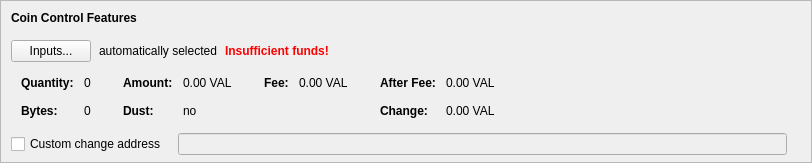
      <widget class="QFrame" name="frameCoinControl">
       <property name="sizePolicy">
        <sizepolicy hsizetype="Expanding" vsizetype="Fixed">
         <horstretch>0</horstretch>
         <verstretch>0</verstretch>
        </sizepolicy>
       </property>
       <property name="maximumSize">
        <size>
         <width>16777215</width>
         <height>16777215</height>
        </size>
       </property>
       <property name="frameShape">
        <enum>QFrame::StyledPanel</enum>
       </property>
       <property name="frameShadow">
        <enum>QFrame::Sunken</enum>
       </property>
       <layout class="QVBoxLayout" name="verticalLayoutCoinControl2">
        <property name="spacing">
         <number>0</number>
        </property>
        <property name="leftMargin">
         <number>0</number>
        </property>
        <property name="topMargin">
         <number>0</number>
        </property>
        <property name="rightMargin">
         <number>0</number>
        </property>
        <property name="bottomMargin">
         <number>6</number>
        </property>
        <item>
         <layout class="QVBoxLayout" name="verticalLayoutCoinControl" stretch="0,0,0,0,0">
          <property name="spacing">
           <number>0</number>
          </property>
          <property name="leftMargin">
           <number>10</number>
          </property>
          <property name="topMargin">
           <number>10</number>
          </property>
          <item>
           <layout class="QHBoxLayout" name="horizontalLayoutCoinControl1">
            <property name="bottomMargin">
             <number>15</number>
            </property>
            <item>
             <widget class="QLabel" name="labelCoinControlFeatures">
              <property name="sizePolicy">
               <sizepolicy hsizetype="Preferred" vsizetype="Maximum">
                <horstretch>0</horstretch>
                <verstretch>0</verstretch>
               </sizepolicy>
              </property>
              <property name="font">
               <font>
                <weight>75</weight>
                <bold>true</bold>
               </font>
              </property>
              <property name="styleSheet">
               <string notr="true">font-weight:bold;</string>
              </property>
              <property name="text">
               <string>Coin Control Features</string>
              </property>
             </widget>
            </item>
           </layout>
          </item>
          <item>
           <layout class="QHBoxLayout" name="horizontalLayoutCoinControl2" stretch="0,0,0,0">
            <property name="spacing">
             <number>8</number>
            </property>
            <property name="bottomMargin">
             <number>10</number>
            </property>
            <item>
             <widget class="QPushButton" name="pushButtonCoinControl">
              <property name="styleSheet">
               <string notr="true"/>
              </property>
              <property name="text">
               <string>Inputs...</string>
              </property>
              <property name="autoDefault">
               <bool>false</bool>
              </property>
             </widget>
            </item>
            <item>
             <widget class="QLabel" name="labelCoinControlAutomaticallySelected">
              <property name="text">
               <string>automatically selected</string>
              </property>
              <property name="margin">
               <number>5</number>
              </property>
             </widget>
            </item>
            <item>
             <widget class="QLabel" name="labelCoinControlInsuffFunds">
              <property name="font">
               <font>
                <weight>75</weight>
                <bold>true</bold>
               </font>
              </property>
              <property name="styleSheet">
               <string notr="true">color:red;font-weight:bold;</string>
              </property>
              <property name="text">
               <string>Insufficient funds!</string>
              </property>
              <property name="margin">
               <number>5</number>
              </property>
             </widget>
            </item>
            <item>
             <spacer name="horizontalSpacerCoinControl">
              <property name="orientation">
               <enum>Qt::Horizontal</enum>
              </property>
              <property name="sizeHint" stdset="0">
               <size>
                <width>40</width>
                <height>1</height>
               </size>
              </property>
             </spacer>
            </item>
           </layout>
          </item>
          <item>
           <widget class="QWidget" name="widgetCoinControl" native="true">
            <property name="sizePolicy">
             <sizepolicy hsizetype="Preferred" vsizetype="Preferred">
              <horstretch>0</horstretch>
              <verstretch>0</verstretch>
             </sizepolicy>
            </property>
            <property name="minimumSize">
             <size>
              <width>0</width>
              <height>0</height>
             </size>
            </property>
            <property name="styleSheet">
             <string notr="true"/>
            </property>
            <layout class="QHBoxLayout" name="horizontalLayoutCoinControl5">
             <property name="leftMargin">
              <number>0</number>
             </property>
             <property name="topMargin">
              <number>0</number>
             </property>
             <property name="rightMargin">
              <number>0</number>
             </property>
             <property name="bottomMargin">
              <number>0</number>
             </property>
             <item>
              <layout class="QHBoxLayout" name="horizontalLayoutCoinControl3" stretch="0,0,0,1">
               <property name="spacing">
                <number>20</number>
               </property>
               <property name="topMargin">
                <number>0</number>
               </property>
               <property name="bottomMargin">
                <number>10</number>
               </property>
               <item>
                <layout class="QFormLayout" name="formLayoutCoinControl1">
                 <property name="horizontalSpacing">
                  <number>10</number>
                 </property>
                 <property name="verticalSpacing">
                  <number>14</number>
                 </property>
                 <property name="leftMargin">
                  <number>10</number>
                 </property>
                 <property name="topMargin">
                  <number>4</number>
                 </property>
                 <property name="rightMargin">
                  <number>6</number>
                 </property>
                 <item row="0" column="0">
                  <widget class="QLabel" name="labelCoinControlQuantityText">
                   <property name="font">
                    <font>
                     <weight>75</weight>
                     <bold>true</bold>
                    </font>
                   </property>
                   <property name="text">
                    <string>Quantity:</string>
                   </property>
                   <property name="margin">
                    <number>0</number>
                   </property>
                  </widget>
                 </item>
                 <item row="0" column="1">
                  <widget class="QLabel" name="labelCoinControlQuantity">
                   <property name="cursor">
                    <cursorShape>IBeamCursor</cursorShape>
                   </property>
                   <property name="contextMenuPolicy">
                    <enum>Qt::ActionsContextMenu</enum>
                   </property>
                   <property name="text">
                    <string notr="true">0</string>
                   </property>
                   <property name="margin">
                    <number>0</number>
                   </property>
                   <property name="textInteractionFlags">
                    <set>Qt::LinksAccessibleByMouse|Qt::TextSelectableByKeyboard|Qt::TextSelectableByMouse</set>
                   </property>
                  </widget>
                 </item>
                 <item row="1" column="0">
                  <widget class="QLabel" name="labelCoinControlBytesText">
                   <property name="font">
                    <font>
                     <weight>75</weight>
                     <bold>true</bold>
                    </font>
                   </property>
                   <property name="text">
                    <string>Bytes:</string>
                   </property>
                  </widget>
                 </item>
                 <item row="1" column="1">
                  <widget class="QLabel" name="labelCoinControlBytes">
                   <property name="cursor">
                    <cursorShape>IBeamCursor</cursorShape>
                   </property>
                   <property name="contextMenuPolicy">
                    <enum>Qt::ActionsContextMenu</enum>
                   </property>
                   <property name="text">
                    <string notr="true">0</string>
                   </property>
                   <property name="textInteractionFlags">
                    <set>Qt::LinksAccessibleByMouse|Qt::TextSelectableByKeyboard|Qt::TextSelectableByMouse</set>
                   </property>
                  </widget>
                 </item>
                </layout>
               </item>
               <item>
                <layout class="QFormLayout" name="formLayoutCoinControl2">
                 <property name="horizontalSpacing">
                  <number>10</number>
                 </property>
                 <property name="verticalSpacing">
                  <number>14</number>
                 </property>
                 <property name="leftMargin">
                  <number>6</number>
                 </property>
                 <property name="topMargin">
                  <number>4</number>
                 </property>
                 <property name="rightMargin">
                  <number>6</number>
                 </property>
                 <item row="0" column="0">
                  <widget class="QLabel" name="labelCoinControlAmountText">
                   <property name="font">
                    <font>
                     <weight>75</weight>
                     <bold>true</bold>
                    </font>
                   </property>
                   <property name="text">
                    <string>Amount:</string>
                   </property>
                   <property name="margin">
                    <number>0</number>
                   </property>
                  </widget>
                 </item>
                 <item row="0" column="1">
                  <widget class="QLabel" name="labelCoinControlAmount">
                   <property name="cursor">
                    <cursorShape>IBeamCursor</cursorShape>
                   </property>
                   <property name="contextMenuPolicy">
                    <enum>Qt::ActionsContextMenu</enum>
                   </property>
                   <property name="text">
                    <string notr="true">0.00 VAL</string>
                   </property>
                   <property name="textInteractionFlags">
                    <set>Qt::LinksAccessibleByMouse|Qt::TextSelectableByKeyboard|Qt::TextSelectableByMouse</set>
                   </property>
                  </widget>
                 </item>
                 <item row="1" column="0">
                  <widget class="QLabel" name="labelCoinControlLowOutputText">
                   <property name="font">
                    <font>
                     <weight>75</weight>
                     <bold>true</bold>
                    </font>
                   </property>
                   <property name="text">
                    <string>Dust:</string>
                   </property>
                  </widget>
                 </item>
                 <item row="1" column="1">
                  <widget class="QLabel" name="labelCoinControlLowOutput">
                   <property name="cursor">
                    <cursorShape>IBeamCursor</cursorShape>
                   </property>
                   <property name="contextMenuPolicy">
                    <enum>Qt::ActionsContextMenu</enum>
                   </property>
                   <property name="text">
                    <string notr="true">no</string>
                   </property>
                   <property name="textInteractionFlags">
                    <set>Qt::LinksAccessibleByMouse|Qt::TextSelectableByKeyboard|Qt::TextSelectableByMouse</set>
                   </property>
                  </widget>
                 </item>
                </layout>
               </item>
               <item>
                <layout class="QFormLayout" name="formLayoutCoinControl3">
                 <property name="horizontalSpacing">
                  <number>10</number>
                 </property>
                 <property name="verticalSpacing">
                  <number>14</number>
                 </property>
                 <property name="leftMargin">
                  <number>6</number>
                 </property>
                 <property name="topMargin">
                  <number>4</number>
                 </property>
                 <property name="rightMargin">
                  <number>6</number>
                 </property>
                 <item row="0" column="0">
                  <widget class="QLabel" name="labelCoinControlFeeText">
                   <property name="font">
                    <font>
                     <weight>75</weight>
                     <bold>true</bold>
                    </font>
                   </property>
                   <property name="text">
                    <string>Fee:</string>
                   </property>
                   <property name="margin">
                    <number>0</number>
                   </property>
                  </widget>
                 </item>
                 <item row="0" column="1">
                  <widget class="QLabel" name="labelCoinControlFee">
                   <property name="cursor">
                    <cursorShape>IBeamCursor</cursorShape>
                   </property>
                   <property name="contextMenuPolicy">
                    <enum>Qt::ActionsContextMenu</enum>
                   </property>
                   <property name="text">
                    <string notr="true">0.00 VAL</string>
                   </property>
                   <property name="textInteractionFlags">
                    <set>Qt::LinksAccessibleByMouse|Qt::TextSelectableByKeyboard|Qt::TextSelectableByMouse</set>
                   </property>
                  </widget>
                 </item>
                </layout>
               </item>
               <item>
                <layout class="QFormLayout" name="formLayoutCoinControl4">
                 <property name="horizontalSpacing">
                  <number>10</number>
                 </property>
                 <property name="verticalSpacing">
                  <number>14</number>
                 </property>
                 <property name="leftMargin">
                  <number>6</number>
                 </property>
                 <property name="topMargin">
                  <number>4</number>
                 </property>
                 <property name="rightMargin">
                  <number>6</number>
                 </property>
                 <item row="0" column="0">
                  <widget class="QLabel" name="labelCoinControlAfterFeeText">
                   <property name="font">
                    <font>
                     <weight>75</weight>
                     <bold>true</bold>
                    </font>
                   </property>
                   <property name="text">
                    <string>After Fee:</string>
                   </property>
                   <property name="margin">
                    <number>0</number>
                   </property>
                  </widget>
                 </item>
                 <item row="0" column="1">
                  <widget class="QLabel" name="labelCoinControlAfterFee">
                   <property name="cursor">
                    <cursorShape>IBeamCursor</cursorShape>
                   </property>
                   <property name="contextMenuPolicy">
                    <enum>Qt::ActionsContextMenu</enum>
                   </property>
                   <property name="text">
                    <string notr="true">0.00 VAL</string>
                   </property>
                   <property name="textInteractionFlags">
                    <set>Qt::LinksAccessibleByMouse|Qt::TextSelectableByKeyboard|Qt::TextSelectableByMouse</set>
                   </property>
                  </widget>
                 </item>
                 <item row="1" column="0">
                  <widget class="QLabel" name="labelCoinControlChangeText">
                   <property name="font">
                    <font>
                     <weight>75</weight>
                     <bold>true</bold>
                    </font>
                   </property>
                   <property name="text">
                    <string>Change:</string>
                   </property>
                  </widget>
                 </item>
                 <item row="1" column="1">
                  <widget class="QLabel" name="labelCoinControlChange">
                   <property name="cursor">
                    <cursorShape>IBeamCursor</cursorShape>
                   </property>
                   <property name="contextMenuPolicy">
                    <enum>Qt::ActionsContextMenu</enum>
                   </property>
                   <property name="text">
                    <string notr="true">0.00 VAL</string>
                   </property>
                   <property name="textInteractionFlags">
                    <set>Qt::LinksAccessibleByMouse|Qt::TextSelectableByKeyboard|Qt::TextSelectableByMouse</set>
                   </property>
                  </widget>
                 </item>
                </layout>
               </item>
              </layout>
             </item>
            </layout>
           </widget>
          </item>
          <item>
           <layout class="QHBoxLayout" name="horizontalLayoutCoinControl4" stretch="0,0,0">
            <property name="spacing">
             <number>12</number>
            </property>
            <property name="sizeConstraint">
             <enum>QLayout::SetDefaultConstraint</enum>
            </property>
            <property name="topMargin">
             <number>5</number>
            </property>
            <property name="rightMargin">
             <number>5</number>
            </property>
            <item>
             <widget class="QCheckBox" name="checkBoxCoinControlChange">
              <property name="toolTip">
               <string>If this is activated, but the change address is empty or invalid, change will be sent to a newly generated address.</string>
              </property>
              <property name="text">
               <string>Custom change address</string>
              </property>
             </widget>
            </item>
            <item>
             <widget class="QValidatedLineEdit" name="lineEditCoinControlChange">
              <property name="enabled">
               <bool>false</bool>
              </property>
              <property name="sizePolicy">
               <sizepolicy hsizetype="Expanding" vsizetype="Fixed">
                <horstretch>0</horstretch>
                <verstretch>0</verstretch>
               </sizepolicy>
              </property>
             </widget>
            </item>
            <item>
             <widget class="QLabel" name="labelCoinControlChangeLabel">
              <property name="sizePolicy">
               <sizepolicy hsizetype="Preferred" vsizetype="Expanding">
                <horstretch>0</horstretch>
                <verstretch>0</verstretch>
               </sizepolicy>
              </property>
              <property name="minimumSize">
               <size>
                <width>0</width>
                <height>0</height>
               </size>
              </property>
              <property name="text">
               <string/>
              </property>
              <property name="margin">
               <number>3</number>
              </property>
             </widget>
            </item>
           </layout>
          </item>
          <item>
           <spacer name="verticalSpacerCoinControl">
            <property name="orientation">
             <enum>Qt::Vertical</enum>
            </property>
            <property name="sizeHint" stdset="0">
             <size>
              <width>800</width>
              <height>1</height>
             </size>
            </property>
           </spacer>
          </item>
         </layout>
        </item>
       </layout>
      </widget>
